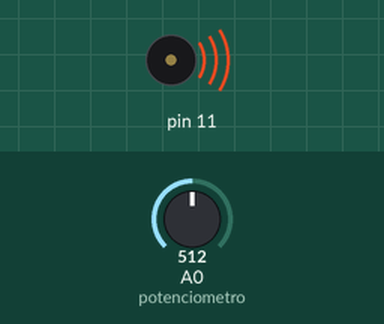
This sketch was run on a simulated Arduino Uno, built with avr-gcc and run on an emulated ATmega328P. Parts: buzzer (waves = sounding). The inputs (shaded band) are chosen by the test bench; at power-on: A0 (potenciometro) = 512. What the sketch prints to the serial monitor is not drawn.

Above: at 0.15 s.
Timing chart, 0 to 1.6 s (numbered marks = the images above):
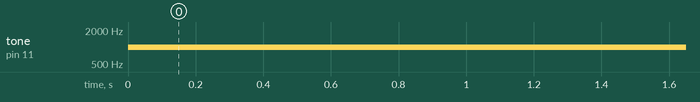

Measured:
- by itself, tone on pin 11: silent → 1000 Hz at 0.00 s

The sketch:

4.ino
```cpp
int potenciometro = 0;

int valor = 0;

void setup (){
  Serial.begin(9600);
}

void loop(){

  valor = analogRead(potenciometro);

  valor = map(valor, 0, 1024, 500, 1500);
  tone(11, valor, 10);
  Serial.println(valor);

  delay(10);
}
```
